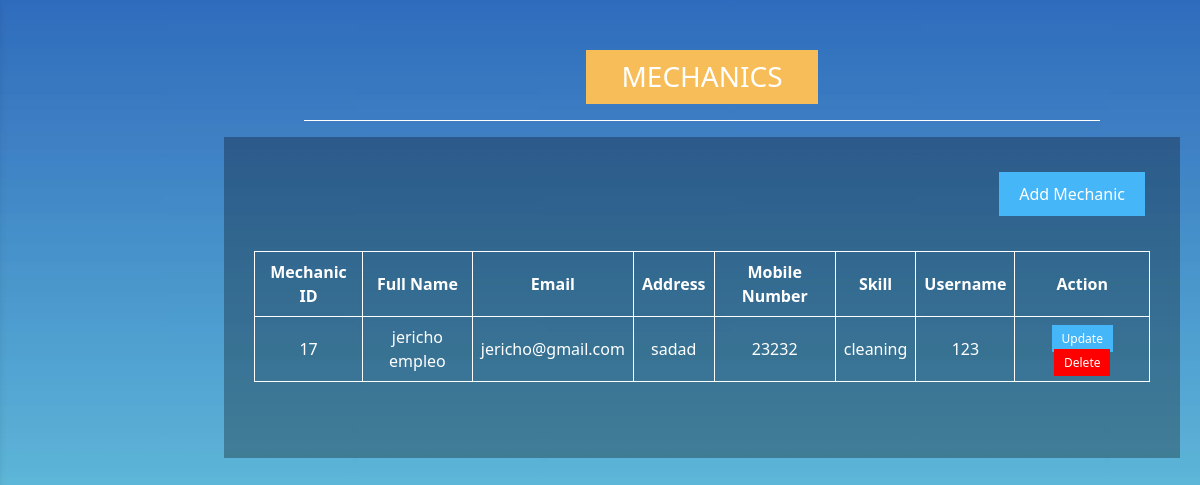
The page /Admin/Mechanic.php on the database as committed earlier.
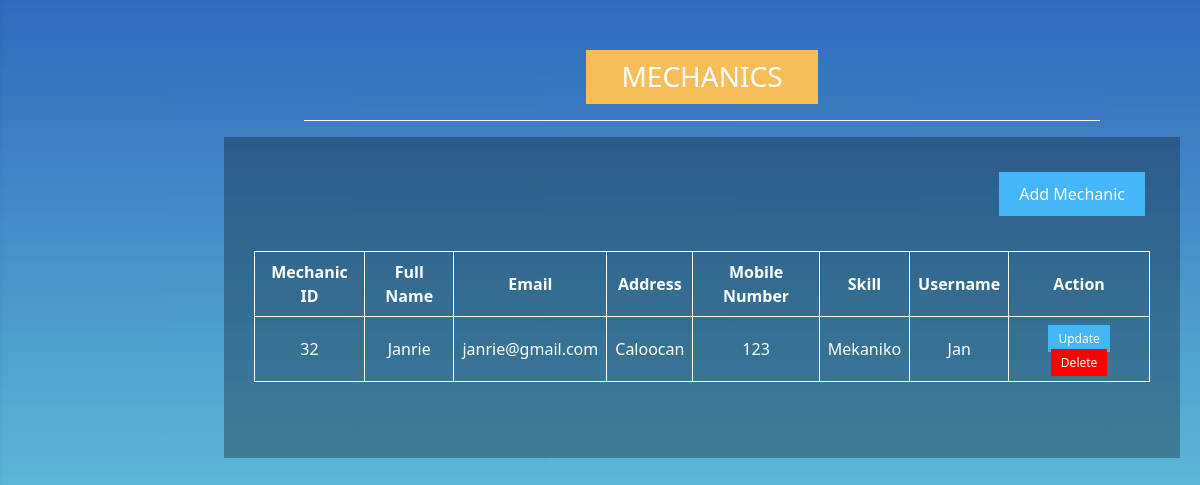
The same page on the database as committed later.
### tables this page shows
CREATE TABLE `mechanic` (
  `mechanic_id` int(11) NOT NULL,
  `fullname` varchar(50) NOT NULL,
  `skill` varchar(100) NOT NULL,
  `username` varchar(30) NOT NULL,
  `email` varchar(50) NOT NULL,
  `password` varchar(200) NOT NULL,
  `address` varchar(100) NOT NULL,
  `mobile_number` int(20) NOT NULL
);

### Admin/Mechanic.php (the view, shortened to what this page needs)
<?php
     include('../connection.php');
     $sql = "SELECT * FROM mechanic";
     $result = mysqli_query($con, $sql);
?>
<!DOCTYPE html>
<html lang="en">
     <head>
          <link href="https://cdn.jsdelivr.net/npm/bootstrap@5.3.0/dist/css/bootstrap.min.css" rel="stylesheet"
>
          <link rel="stylesheet" href="../CSS/style.css">
          <link rel="stylesheet" href="../CSS/bg-style-a.css">
     </head>
     <body>
          <?php include "../common/admin-side-nav.php" ?>
          <div>
               <div class="row">
                    <div class="col-xl-2 col-0"></div>
                    <div class="col-xl-10 col-12">
                         <div class="d-flex justify-content-center">
                              <h3 class="admin-head-txt mb-0">Mechanics</h3>
                         </div>
                         <div class="d-flex justify-content-center">
                              <hr style="opacity: 1; color: white; width: 80%;">
                         </div>
                         <div class="d-flex justify-content-center">
                              <div class="admin-section">
                                   <div class="d-flex justify-content-end">
                                        <a href="Mechanic_Form.php" class="mb-2 btn-a">Add Mechanic</a>
                                   </div>
                                   <div class="table-section">
                                   <?php
                                   if (!$result) {
                                        echo "Error: " . mysqli_error($con);
                                    } else {
                                        if (mysqli_num_rows($result) > 0) {
                                            echo '<table class="table">
                                                    <thead>
                                                        <tr>
                                                            <th scope="col">Mechanic ID</th>
                                                            <th scope="col">Full Name</th>
                                                            <th scope="col">Email</th>
                                                            <th scope="col">Address</th>
                                                            <th scope="col">Mobile Number</th>
                                                            <th scope="col">Skill</th>
                                                            <th scope="col">Username</th>
                                                            <th scope="col">Action</th>
                                                        </tr>
                                                    </thead>
                                                    <tbody>';
                                            while ($row = mysqli_fetch_assoc($result)) {
                                                echo '<tr>
                                                        <td>' . $row['mechanic_id'] . '</td>
                                                        <td>' . $row['fullname'] . '</td>
                                                        <td>' . $row['email'] . '</td>
                                                        <td>' . $row['address'] . '</td>
                                                        <td>' . $row['mobile_number'] . '</td>
                                                        <td>' . $row['skill'] . '</td>
                                                        <td>' . $row['username'] . '</td>
                                                        <td>
                                                        <a href="Mechanic_Form.php?mechanic_id=' . $row['mechanic_id'] . '" class="btn-edit">Update</a>
                                                        <a href="Delete_Mechanic.php?mechanic_id=' . $row['mechanic_id'] . '" class="btn-delete">Delete</a>
                                                    </td>
                                                      </tr>';
                                            }
                                            echo '</tbody></table>';
                                        } else {
                                            echo "No records found.";
                                        }
                                    }
                                   ?>
                                   </div>
                              </div>
                         </div>
                    </div>
               </div>
          </div>
     </body>
</html>

Rows that differ between the two databases and show on the page:
removed mechanic: mechanic_id "17", fullname "jericho empleo", email "jericho@gmail.com", address "sadad", mobile_number "23232", skill "cleaning", username "123"
added mechanic: mechanic_id "32", fullname "Janrie", email "janrie@gmail.com", address "Caloocan", mobile_number "123", skill "Mekaniko", username "Jan"
